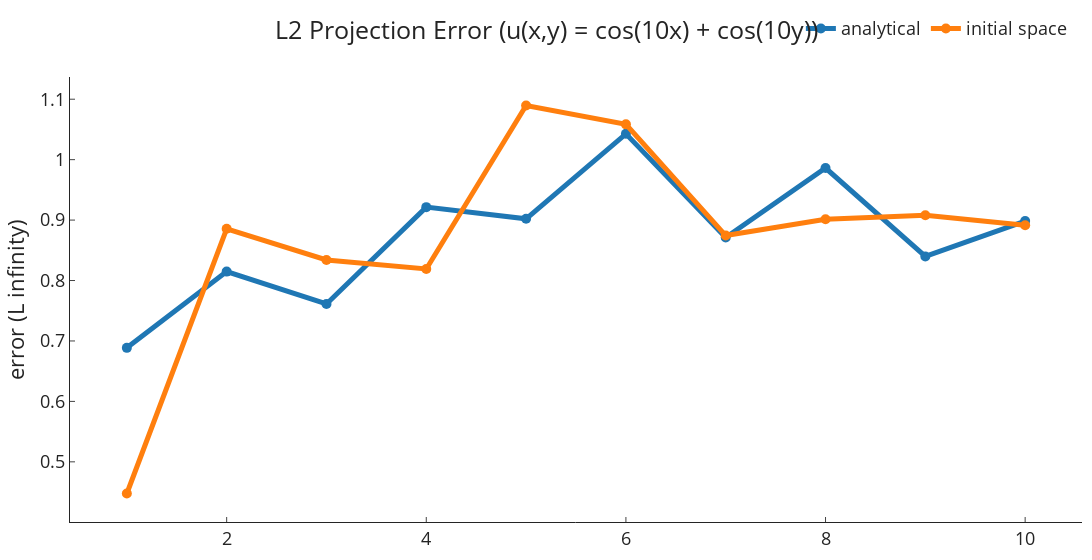

Notebook cell for this chart:
### Code cell
fig = go.Figure(data=[
    go.Scatter(x=np.arange(1, 11), y=cos10_errors["analytical"], line=dict(width=5), marker=dict(size=10), name="analytical"),
    go.Scatter(x=np.arange(1, 11), y=cos10_errors["initial_space"], line=dict(width=5), marker=dict(size=10), name="initial space"),
])
fig.update_layout(
    title=dict(text="L2 Projection Error (u(x,y) = cos(10x) + cos(10y))", x=0.5),
    **plot_layout
)
fig.show()
fig.write_image("u=cos(10x)+cos(10y).png")

### Figure 1 — Plotly figure (JSON) as saved in the notebook; plotly's stock layout.template omitted (floating-point values rounded to 4 significant figures)
{"data": [{"line": {"width": 5}, "marker": {"size": 10}, "name": "analytical", "type": "scatter", "x": [1, 2, 3, 4, 5, 6, 7, 8, 9, 10], "y": [0.6886, 0.8148, 0.7612, 0.9214, 0.9021, 1.043, 0.8711, 0.9861, 0.8398, 0.8984]}, {"line": {"width": 5}, "marker": {"size": 10}, "name": "initial space", "type": "scatter", "x": [1, 2, 3, 4, 5, 6, 7, 8, 9, 10], "y": [0.4476, 0.8856, 0.8341, 0.8191, 1.09, 1.058, 0.8744, 0.9013, 0.9081, 0.8914]}], "layout": {"font": {"size": 18}, "legend": {"bgcolor": "rgba(0,0,0,0)", "font": {"size": 18}, "orientation": "h", "x": 0.99, "xanchor": "right", "y": 1.15, "yanchor": "top"}, "margin": {"b": 10, "l": 10, "r": 10, "t": 60}, "title": {"text": "L2 Projection Error (u(x,y) = cos(10x) + cos(10y))", "x": 0.5}, "width": 1200, "xaxis": {"ticks": "inside"}, "yaxis": {"exponentformat": "power", "ticks": "inside", "title": {"text": "error (L infinity)"}}}}
